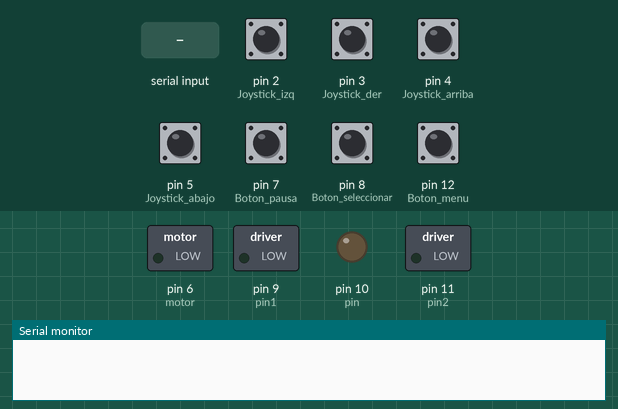
This sketch was run on a simulated Arduino Leonardo, built with avr-gcc and run on an emulated ATmega32U4. Shown: switched loads named in the sketch (green lamp = pin HIGH), output pins drawn as LEDs (lit = HIGH), the last lines printed to the serial monitor. Inputs (shaded band) come from the test bench; at power-on: pin 2 (Joystick_izq), pin 3 (Joystick_der), pin 4 (Joystick_arriba), pin 5 (Joystick_abajo), pin 7 (Boton_pausa), pin 8 (Boton_seleccionar), pin 12 (Boton_menu) HIGH. USB keyboard and mouse output is not drawn.

Above: at 1.2 s.
1.3 s: "2" received over Serial
At 4.8 s:
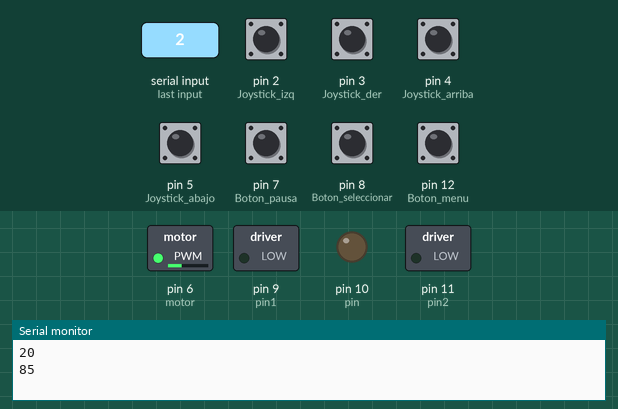
At 8.3 s:
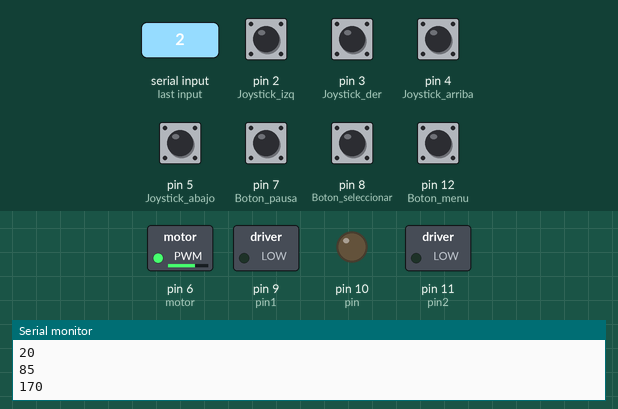
Timing chart, 0 to 20.8 s (numbered marks = the images above; inputs shaded):
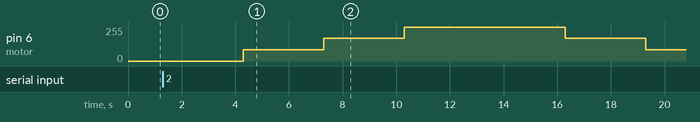

Measured:
- after the input at 1.3 s, pin 6 (motor): 0/255 → 85/255 after 3.0 s, → 170/255 3.0 s later, → 255/255 3.0 s later, → 170/255 6.0 s later, … (5 changes in this stretch)

The sketch:

Sketch_Control.ino
```cpp
#include <Keyboard.h>
char serialData;
int pin = 10;
int pin1 = 9;
int pin2 = 11;
int motor = 6;
int i;
void setup() {
    Keyboard.begin();
    pinMode(2, INPUT_PULLUP); //Joystick izq
    pinMode(3, INPUT_PULLUP); //Joystick der
    pinMode(4, INPUT_PULLUP); //Joystick arriba
    pinMode(5, INPUT_PULLUP); //Joystick abajo
    pinMode(12, INPUT_PULLUP); //Boton menu
    pinMode(7, INPUT_PULLUP); //Boton pausa/play
    pinMode(8, INPUT_PULLUP); //Boton seleccionar
    Keyboard.end();
    pinMode(pin, OUTPUT);
    pinMode (motor, OUTPUT);
    pinMode(pin1, OUTPUT);
    pinMode(pin2, OUTPUT);
    Serial.begin(9600);
    analogWrite(motor,0);


}

void loop() {
int b2= digitalRead(2);
int b3= digitalRead(3);
int b4= digitalRead(4);
int b5= digitalRead(5);
int b12= digitalRead(12);
int b7= digitalRead(7);
int b8= digitalRead(8);
if (Serial.available () > 0){
  serialData = Serial.read();
  Serial.print(serialData);
  if (serialData == '2'){
    for (i=0; i <=255; i+=85){
      analogWrite (motor, i);
      Serial.println(i);
      delay (3000);
   }
    for (i=255; i >=0; i-=85){
      analogWrite (motor, i);
      Serial.println(i);
      delay (3000);
    }
    serialData = '5';
  }
   if (serialData == '1'){

        digitalWrite(pin, HIGH);
        digitalWrite(pin1,HIGH);
        digitalWrite(pin2, HIGH);}

   else if (serialData == '0'){

        digitalWrite(pin, LOW);
        digitalWrite(pin1,LOW);
        digitalWrite(pin2,LOW);}
}


if (b2 == LOW){
  Keyboard.press(216);
  delay (280);
}
else{
  Keyboard.release(216);
}

if (b3 == LOW){
  Keyboard.press(215);
  delay (280);
}
else{
  Keyboard.release(215);
}
if (b4 == LOW) {
  Keyboard.press(218);
  delay (280);
}
else {
  Keyboard.release(218);
}
if (b5 == LOW){
  Keyboard.press(217);
  delay (280);
}
else{
  Keyboard.release (217);
}


if (b12 == LOW){
  Keyboard.press(177);
  delay (280);
}
else{
  Keyboard.release (177);
}

if (b7 == LOW){
  Keyboard.write(112);
  delay (280);
}
else{
  Keyboard.release (112);
}

if (b8 == LOW){
  Keyboard.press(32);
  delay (280);
}
else{
  Keyboard.release (32);
}
}
```
